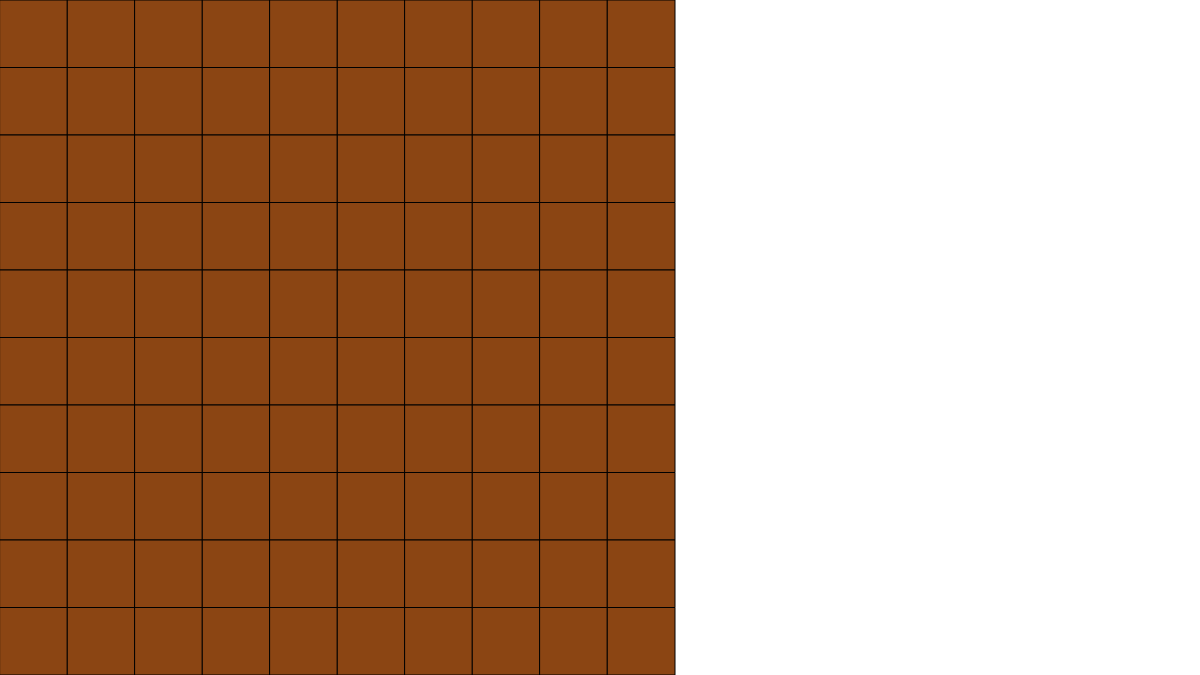
Frame 1 (no input)
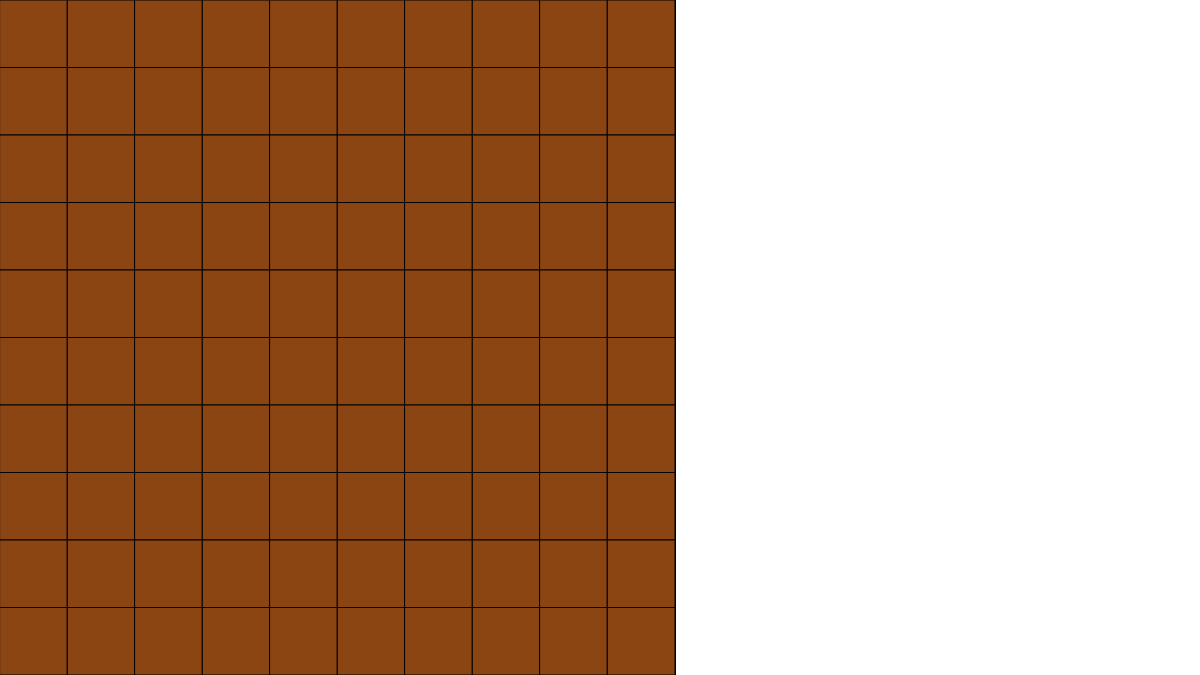
Frame 60 (no input)
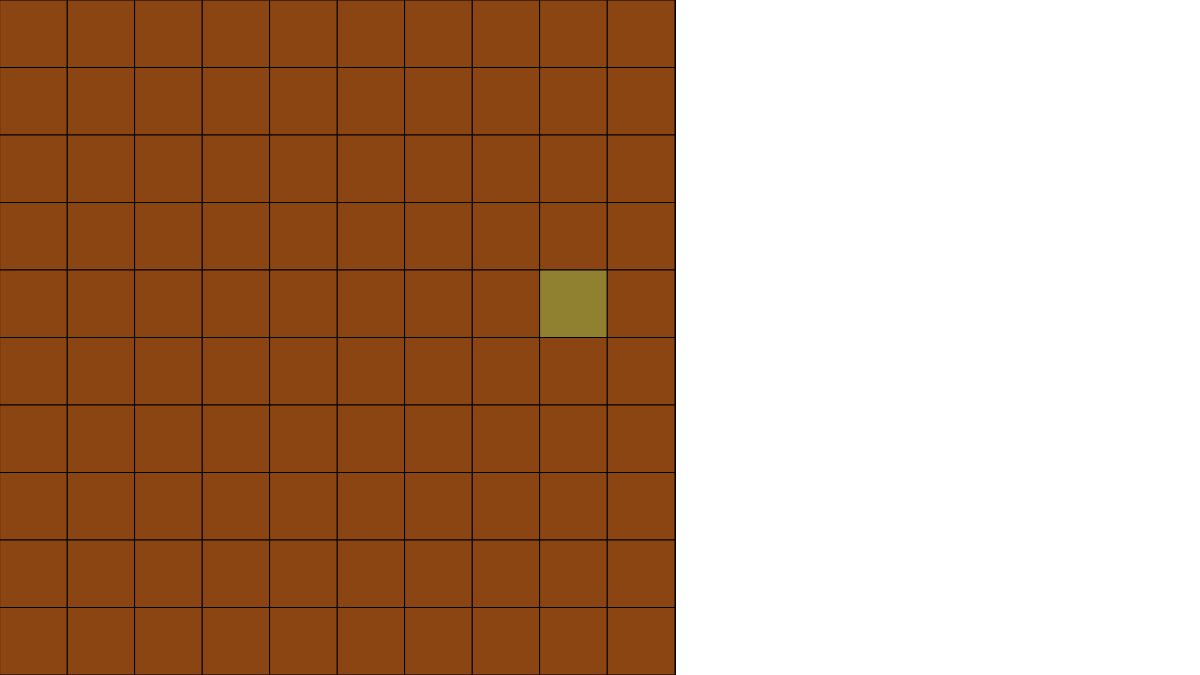
Frame 120 (the mouse pressed at the canvas centre since frame 60)

The p5.js sketch that drew these frames (run headless with seeded random() and noise() and a simulated clock; from frame 60 on, the mouse is pressed at the canvas centre):

// p5.js sketch
// ── sketch.js
// Green Meadow Estates Farm Plot
// Ethan Cjhurch
// October 26 2018
//
//Farm plot that as time goes on the fields will grow and you can harvest them.
//
// Extra for Experts:
// - describe what you did to take this project "above and beyond"

let rows = 10;
let cols = 10;
let grid;
let cellSize;
let theWidth, theHeight;


function setup() {
  theWidth = windowWidth;
  theHeight = (9 / 16) * windowWidth;
  createCanvas(theWidth, theHeight);
  cellSize = theHeight / cols;
  grid = createRandom2dArray(cols, rows);
}

function draw() {
  displayPlot();
  timeToFarm();
}

//Creates original array
function createRandom2dArray(cols, rows){
  let randomGrid = [];
  for (y = 0; y < rows; y++){
    randomGrid.push([]);
    for (let x = 0; x < cols; x++){
      randomGrid[y].push({
        whenPlanted: 0,
        currentState: 0,
       });
    }
  }
  return randomGrid;
}

//Creates Grid
function displayPlot(){
  for(let i = 0; i < rows; i++){
    for(let j = 0; j < cols; j++){
      if (grid[i][j].currentState === 0){
        fill(139, 69, 19);
      } else if (grid[i][j].currentState === 1){
        fill(143,129,47);
      } else if (grid[i][j].currentState === 2){
        fill(242, 201, 104);
      }
      rect(i * cellSize, j * cellSize, cellSize, cellSize);
    }
  }
}

//changes individual cell change color if you click and plant a seed\
function mousePressed() {
  let x = floor(mouseX / cellSize);
  let y = floor(mouseY / cellSize);
  if (grid[x][y].currentState === 0) {
    grid[x][y].currentState = 1;
    grid[x][y].whenPlanted = millis();
  }
  if (grid[x][y].currentState === 2){
    grid[x][y].currentState = 0;
  }
}

//Timer for Crops
function timeToFarm(){
  for (let i = 0; i < rows; i++){
    for (let j = 0; j < cols; j++){
      if ( grid[i][j].currentState === 1 && millis() > grid[i][j].whenPlanted + random(15*1000, 25*1000)){
        grid[i][j].currentState = 2;
      }
    }
  }
}



//If mouse is dragged change colors
